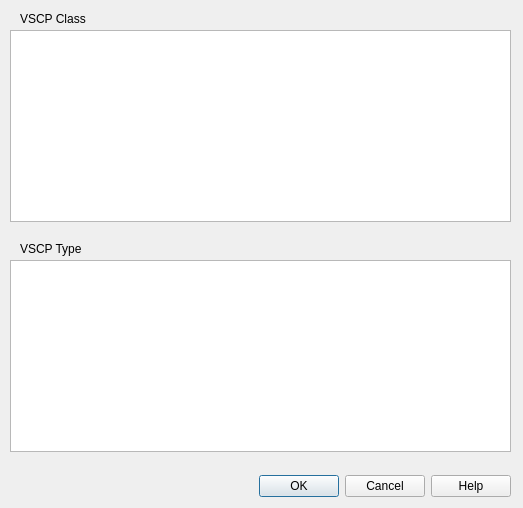
<?xml version="1.0" encoding="UTF-8"?>
<ui version="4.0">
 <class>CDlgSelectClass</class>
 <widget class="QDialog" name="CDlgSelectClass">
  <property name="geometry">
   <rect>
    <x>0</x>
    <y>0</y>
    <width>523</width>
    <height>508</height>
   </rect>
  </property>
  <property name="windowTitle">
   <string>Select VSCL Class and Type</string>
  </property>
  <widget class="QDialogButtonBox" name="buttonBox">
   <property name="geometry">
    <rect>
     <x>10</x>
     <y>470</y>
     <width>501</width>
     <height>32</height>
    </rect>
   </property>
   <property name="orientation">
    <enum>Qt::Horizontal</enum>
   </property>
   <property name="standardButtons">
    <set>QDialogButtonBox::Cancel|QDialogButtonBox::Help|QDialogButtonBox::Ok</set>
   </property>
  </widget>
  <widget class="QListWidget" name="listWidget">
   <property name="geometry">
    <rect>
     <x>10</x>
     <y>30</y>
     <width>501</width>
     <height>192</height>
    </rect>
   </property>
  </widget>
  <widget class="QListWidget" name="listWidget_2">
   <property name="geometry">
    <rect>
     <x>10</x>
     <y>260</y>
     <width>501</width>
     <height>192</height>
    </rect>
   </property>
  </widget>
  <widget class="QLabel" name="label">
   <property name="geometry">
    <rect>
     <x>20</x>
     <y>10</y>
     <width>111</width>
     <height>17</height>
    </rect>
   </property>
   <property name="text">
    <string>VSCP Class</string>
   </property>
  </widget>
  <widget class="QLabel" name="label_2">
   <property name="geometry">
    <rect>
     <x>20</x>
     <y>240</y>
     <width>111</width>
     <height>17</height>
    </rect>
   </property>
   <property name="text">
    <string>VSCP Type</string>
   </property>
  </widget>
 </widget>
 <resources/>
 <connections>
  <connection>
   <sender>buttonBox</sender>
   <signal>accepted()</signal>
   <receiver>CDlgSelectClass</receiver>
   <slot>accept()</slot>
   <hints>
    <hint type="sourcelabel">
     <x>228</x>
     <y>484</y>
    </hint>
    <hint type="destinationlabel">
     <x>157</x>
     <y>274</y>
    </hint>
   </hints>
  </connection>
  <connection>
   <sender>buttonBox</sender>
   <signal>rejected()</signal>
   <receiver>CDlgSelectClass</receiver>
   <slot>reject()</slot>
   <hints>
    <hint type="sourcelabel">
     <x>296</x>
     <y>490</y>
    </hint>
    <hint type="destinationlabel">
     <x>286</x>
     <y>274</y>
    </hint>
   </hints>
  </connection>
 </connections>
</ui>
